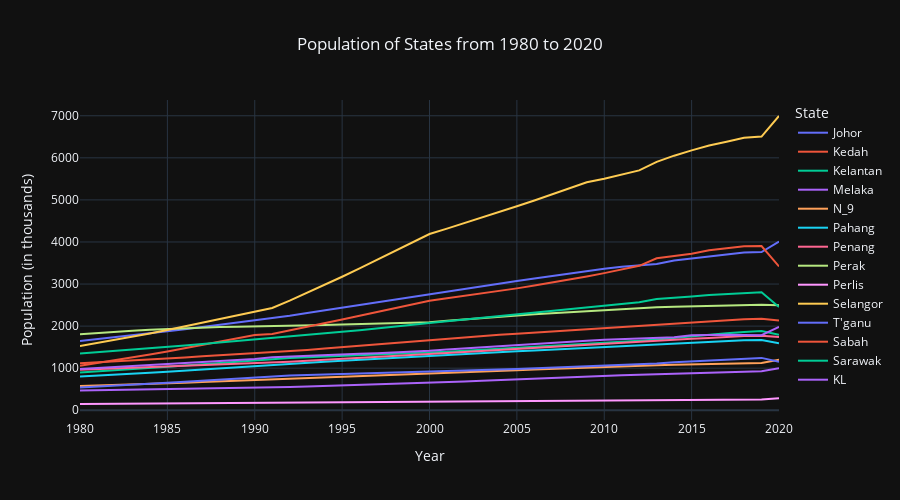

The notebook cell saved with this chart:
### Markdown cell above
# Visualize using Plotly

1) Bar chart
    - it's used to compare the population of different states for a specific year 

2) Scatter plot
    - It shows the relationship between the population and year for each state

3) Area chart
    - It shows how the population distribution changes over time, emphasizing the magnitude of the population in each state

4) Box plot
    - it's used to summarize the distribution of pop data for each state over the entire period
    - this can highlight the variability and any outliers

5) Heatmap
    - It's useful to visualize the population density across states over the years
    - It provides a quick overview of where the population is concentrated

6) Facet Plot
    - it allows you to create small multiples, whcih are useful for comparing trends across multiple states in a more detailed way

7) Animation
    - Animated line chart or scatter plit to show the change in population over time
    - the animation progresses through each year

### Code cell
# line chart

import plotly.express as px

fig = px.line(melted_state, x='Year', y='Population', color='State', title='Population of States from 1980 to 2020')
fig.update_layout(
    height=500,
    template='plotly_dark', 
    xaxis_title='Year', yaxis_title='Population (in thousands)',
    title=dict(
        x=0.5,  # Center the title
        xanchor='center',  # Anchor the title to the center
        )
    )

fig.write_html("../charts_html/state-pop-trend.html")

fig.show()

### Figure 1 — Plotly figure (JSON) as saved in the notebook; plotly's stock layout.template omitted (floating-point values rounded to 4 significant figures)
{"data": [{"hovertemplate": "State=Johor<br>Year=%{x}<br>Population=%{y}<extra></extra>", "legendgroup": "Johor", "line": {"color": "#636efa", "dash": "solid"}, "marker": {"symbol": "circle"}, "mode": "lines", "name": "Johor", "orientation": "v", "showlegend": true, "type": "scatter", "x": [1980, 1981, 1982, 1983, 1984, 1985, 1986, 1987, 1988, 1989, 1990, 1991, 1992, 1993, 1994, 1995, 1996, 1997, 1998, 1999, 2000, 2001, 2002, 2003, 2004, 2005, 2006, 2007, 2008, 2009, 2010, 2011, 2012, 2013, 2014, 2015, 2016, 2017, 2018, 2019, 2020], "xaxis": "x", "y": [1646.0, 1689.0, 1735.0, 1780.0, 1826.0, 1876.0, 1926.0, 1978.0, 2031, 2086.0, 2140.0, 2188.0, 2249.0, 2313.0, 2378.0, 2441.0, 2504.0, 2568.0, 2632.0, 2699.0, 2762.0, 2830.0, 2894.0, 2954, 3015.0, 3074.0, 3134.0, 3194.0, 3252.0, 3309.0, 3363.0, 3410.0, 3450.0, 3474.0, 3560.0, 3610.0, 3652.0, 3697, 3749.0, 3761.0, 4010.0], "yaxis": "y"}, {"hovertemplate": "State=Kedah<br>Year=%{x}<br>Population=%{y}<extra></extra>", "legendgroup": "Kedah", "line": {"color": "#EF553B", "dash": "solid"}, "marker": {"symbol": "circle"}, "mode": "lines", "name": "Kedah", "orientation": "v", "showlegend": true, "type": "scatter", "x": [1980, 1981, 1982, 1983, 1984, 1985, 1986, 1987, 1988, 1989, 1990, 1991, 1992, 1993, 1994, 1995, 1996, 1997, 1998, 1999, 2000, 2001, 2002, 2003, 2004, 2005, 2006, 2007, 2008, 2009, 2010, 2011, 2012, 2013, 2014, 2015, 2016, 2017, 2018, 2019, 2020], "xaxis": "x", "y": [1120.0, 1140.0, 1162.0, 1184.0, 1206.0, 1231.0, 1256.0, 1281.0, 1305.0, 1329.0, 1352.0, 1371.0, 1402.0, 1434.0, 1467.0, 1500.0, 1533.0, 1567.0, 1601.0, 1636.0, 1672.0, 1704.0, 1735.0, 1764.0, 1792.0, 1820.0, 1848.0, 1874.0, 1900.0, 1925.0, 1949.0, 1972.0, 2001.0, 2040.0, 2063.0, 2096.0, 2120.0, 2144.0, 2163, 2174.0, 2131.0], "yaxis": "y"}, {"hovertemplate": "State=Kelantan<br>Year=%{x}<br>Population=%{y}<extra></extra>", "legendgroup": "Kelantan", "line": {"color": "#00cc96", "dash": "solid"}, "marker": {"symbol": "circle"}, "mode": "lines", "name": "Kelantan", "orientation": "v", "showlegend": true, "type": "scatter", "x": [1980, 1981, 1982, 1983, 1984, 1985, 1986, 1987, 1988, 1989, 1990, 1991, 1992, 1993, 1994, 1995, 1996, 1997, 1998, 1999, 2000, 2001, 2002, 2003, 2004, 2005, 2006, 2007, 2008, 2009, 2010, 2011, 2012, 2013, 2014, 2015, 2016, 2017, 2018, 2019, 2020], "xaxis": "x", "y": [895.7, 920.5, 947.1, 974.6, 1003.0, 1033.0, 1063.0, 1093.0, 1124, 1154.0, 1187.0, 1227, 1244.0, 1259.0, 1274.0, 1288.0, 1301.0, 1314.0, 1329.0, 1345.0, 1361.0, 1390, 1417.0, 1440.0, 1464.0, 1486.0, 1508.0, 1529.0, 1550.0, 1570, 1590.0, 1619.0, 1651, 1684.0, 1723.0, 1761.0, 1797.0, 1829, 1860.0, 1884.0, 1792.0], "yaxis": "y"}, {"hovertemplate": "State=Melaka<br>Year=%{x}<br>Population=%{y}<extra></extra>", "legendgroup": "Melaka", "line": {"color": "#ab63fa", "dash": "solid"}, "marker": {"symbol": "circle"}, "mode": "lines", "name": "Melaka", "orientation": "v", "showlegend": true, "type": "scatter", "x": [1980, 1981, 1982, 1983, 1984, 1985, 1986, 1987, 1988, 1989, 1990, 1991, 1992, 1993, 1994, 1995, 1996, 1997, 1998, 1999, 2000, 2001, 2002, 2003, 2004, 2005, 2006, 2007, 2008, 2009, 2010, 2011, 2012, 2013, 2014, 2015, 2016, 2017, 2018, 2019, 2020], "xaxis": "x", "y": [466.9, 472.6, 478.7, 484.8, 491.2, 498.6, 505.6, 513.1, 520.5, 527.4, 534.2, 540.2, 551.8, 563.3, 574.9, 586.1, 597.3, 608.8, 620.5, 633.1, 646.6, 665.8, 684.1, 701.8, 719.8, 737.3, 755, 772.8, 790.5, 807.8, 823.6, 833.2, 843.2, 856.7, 871.7, 889, 901.1, 913.1, 922.4, 928.4, 998.4], "yaxis": "y"}, {"hovertemplate": "State=N_9<br>Year=%{x}<br>Population=%{y}<extra></extra>", "legendgroup": "N_9", "line": {"color": "#FFA15A", "dash": "solid"}, "marker": {"symbol": "circle"}, "mode": "lines", "name": "N_9", "orientation": "v", "showlegend": true, "type": "scatter", "x": [1980, 1981, 1982, 1983, 1984, 1985, 1986, 1987, 1988, 1989, 1990, 1991, 1992, 1993, 1994, 1995, 1996, 1997, 1998, 1999, 2000, 2001, 2002, 2003, 2004, 2005, 2006, 2007, 2008, 2009, 2010, 2011, 2012, 2013, 2014, 2015, 2016, 2017, 2018, 2019, 2020], "xaxis": "x", "y": [576.7, 587.2, 598.9, 611.3, 623.8, 638.4, 653.7, 668.9, 683.5, 698.2, 713.4, 726.2, 741.7, 757, 772.4, 787.5, 802.6, 818, 833.5, 849.5, 866.1, 883.7, 900.3, 916.8, 933.7, 950.3, 967, 983.5, 999.6, 1015.0, 1030.0, 1047.0, 1058.0, 1072.0, 1080.0, 1089.0, 1099.0, 1114, 1123.0, 1126.0, 1200], "yaxis": "y"}, {"hovertemplate": "State=Pahang<br>Year=%{x}<br>Population=%{y}<extra></extra>", "legendgroup": "Pahang", "line": {"color": "#19d3f3", "dash": "solid"}, "marker": {"symbol": "circle"}, "mode": "lines", "name": "Pahang", "orientation": "v", "showlegend": true, "type": "scatter", "x": [1980, 1981, 1982, 1983, 1984, 1985, 1986, 1987, 1988, 1989, 1990, 1991, 1992, 1993, 1994, 1995, 1996, 1997, 1998, 1999, 2000, 2001, 2002, 2003, 2004, 2005, 2006, 2007, 2008, 2009, 2010, 2011, 2012, 2013, 2014, 2015, 2016, 2017, 2018, 2019, 2020], "xaxis": "x", "y": [802.1, 820.6, 842.3, 864.8, 888.7, 915.2, 943.5, 971, 998.4, 1026.0, 1054.0, 1080.0, 1104.0, 1128, 1152.0, 1176.0, 1201.0, 1225.0, 1249.0, 1272.0, 1296.0, 1317.0, 1339.0, 1360, 1380.0, 1401.0, 1421.0, 1441.0, 1462.0, 1482.0, 1502.0, 1527.0, 1547.0, 1569.0, 1592.0, 1608.0, 1627.0, 1647, 1665.0, 1671.0, 1591.0], "yaxis": "y"}, {"hovertemplate": "State=Penang<br>Year=%{x}<br>Population=%{y}<extra></extra>", "legendgroup": "Penang", "line": {"color": "#FF6692", "dash": "solid"}, "marker": {"symbol": "circle"}, "mode": "lines", "name": "Penang", "orientation": "v", "showlegend": true, "type": "scatter", "x": [1980, 1981, 1982, 1983, 1984, 1985, 1986, 1987, 1988, 1989, 1990, 1991, 1992, 1993, 1994, 1995, 1996, 1997, 1998, 1999, 2000, 2001, 2002, 2003, 2004, 2005, 2006, 2007, 2008, 2009, 2010, 2011, 2012, 2013, 2014, 2015, 2016, 2017, 2018, 2019, 2020], "xaxis": "x", "y": [960.7, 975.4, 990.9, 1006.0, 1021.0, 1038.0, 1055.0, 1070.0, 1087.0, 1103.0, 1118.0, 1134.0, 1154, 1175.0, 1196.0, 1217.0, 1238.0, 1259, 1283.0, 1308.0, 1333.0, 1361, 1387.0, 1412.0, 1437.0, 1460.0, 1484.0, 1508.0, 1531.0, 1554.0, 1576.0, 1601, 1623.0, 1663.0, 1678.0, 1698.0, 1718.0, 1744.0, 1763.0, 1769.0, 1740.0], "yaxis": "y"}, {"hovertemplate": "State=Perak<br>Year=%{x}<br>Population=%{y}<extra></extra>", "legendgroup": "Perak", "line": {"color": "#B6E880", "dash": "solid"}, "marker": {"symbol": "circle"}, "mode": "lines", "name": "Perak", "orientation": "v", "showlegend": true, "type": "scatter", "x": [1980, 1981, 1982, 1983, 1984, 1985, 1986, 1987, 1988, 1989, 1990, 1991, 1992, 1993, 1994, 1995, 1996, 1997, 1998, 1999, 2000, 2001, 2002, 2003, 2004, 2005, 2006, 2007, 2008, 2009, 2010, 2011, 2012, 2013, 2014, 2015, 2016, 2017, 2018, 2019, 2020], "xaxis": "x", "y": [1807.0, 1838.0, 1867.0, 1891.0, 1912.0, 1932.0, 1951.0, 1968.0, 1980.0, 1988.0, 1993.0, 1995.0, 2007.0, 2018.0, 2028.0, 2038.0, 2047, 2055.0, 2066.0, 2077.0, 2092.0, 2129, 2162.0, 2192.0, 2222.0, 2251.0, 2279.0, 2306.0, 2332.0, 2356.0, 2379, 2403.0, 2427, 2447.0, 2459.0, 2467.0, 2482.0, 2493.0, 2504.0, 2509.0, 2496], "yaxis": "y"}, {"hovertemplate": "State=Perlis<br>Year=%{x}<br>Population=%{y}<extra></extra>", "legendgroup": "Perlis", "line": {"color": "#FF97FF", "dash": "solid"}, "marker": {"symbol": "circle"}, "mode": "lines", "name": "Perlis", "orientation": "v", "showlegend": true, "type": "scatter", "x": [1980, 1981, 1982, 1983, 1984, 1985, 1986, 1987, 1988, 1989, 1990, 1991, 1992, 1993, 1994, 1995, 1996, 1997, 1998, 1999, 2000, 2001, 2002, 2003, 2004, 2005, 2006, 2007, 2008, 2009, 2010, 2011, 2012, 2013, 2014, 2015, 2016, 2017, 2018, 2019, 2020], "xaxis": "x", "y": [148.7, 151.6, 154.9, 158.2, 161.7, 165.9, 170.2, 174.5, 178.8, 182.9, 187, 190.7, 192.7, 194.7, 196.7, 198.8, 200.4, 202.1, 203.8, 205.7, 207.6, 210.4, 213.2, 216, 218.8, 221.6, 224.4, 227.2, 230.1, 233, 235.8, 237.3, 239.4, 242.1, 245.1, 248.5, 251, 252, 253.5, 254, 284.9], "yaxis": "y"}, {"hovertemplate": "State=Selangor<br>Year=%{x}<br>Population=%{y}<extra></extra>", "legendgroup": "Selangor", "line": {"color": "#FECB52", "dash": "solid"}, "marker": {"symbol": "circle"}, "mode": "lines", "name": "Selangor", "orientation": "v", "showlegend": true, "type": "scatter", "x": [1980, 1981, 1982, 1983, 1984, 1985, 1986, 1987, 1988, 1989, 1990, 1991, 1992, 1993, 1994, 1995, 1996, 1997, 1998, 1999, 2000, 2001, 2002, 2003, 2004, 2005, 2006, 2007, 2008, 2009, 2010, 2011, 2012, 2013, 2014, 2015, 2016, 2017, 2018, 2019, 2020], "xaxis": "x", "y": [1524.0, 1595.0, 1668.0, 1744.0, 1822, 1906.0, 1993.0, 2080.0, 2167.0, 2255.0, 2345.0, 2431.0, 2606.0, 2789.0, 2978.0, 3173.0, 3371.0, 3572.0, 3778.0, 3982.0, 4189.0, 4318.0, 4446.0, 4577.0, 4713.0, 4850.0, 4986.0, 5127.0, 5268.0, 5418.0, 5502.0, 5600.0, 5702.0, 5905.0, 6051.0, 6178, 6292.0, 6381.0, 6475, 6506.0, 6994.0], "yaxis": "y"}, {"hovertemplate": "State=T'ganu<br>Year=%{x}<br>Population=%{y}<extra></extra>", "legendgroup": "T'ganu", "line": {"color": "#636efa", "dash": "solid"}, "marker": {"symbol": "circle"}, "mode": "lines", "name": "T'ganu", "orientation": "v", "showlegend": true, "type": "scatter", "x": [1980, 1981, 1982, 1983, 1984, 1985, 1986, 1987, 1988, 1989, 1990, 1991, 1992, 1993, 1994, 1995, 1996, 1997, 1998, 1999, 2000, 2001, 2002, 2003, 2004, 2005, 2006, 2007, 2008, 2009, 2010, 2011, 2012, 2013, 2014, 2015, 2016, 2017, 2018, 2019, 2020], "xaxis": "x", "y": [541.7, 560.8, 581.4, 602.9, 625.8, 651.6, 678.3, 704.3, 730.9, 757.3, 784.6, 810.7, 823.8, 836.5, 848.6, 860, 870.7, 880.4, 889.6, 896.6, 902.6, 920, 936.6, 951.4, 966.6, 981.4, 995.9, 1010.0, 1025.0, 1041.0, 1055.0, 1079, 1094.0, 1113.0, 1140.0, 1161, 1183.0, 1208, 1228.0, 1244.0, 1149.0], "yaxis": "y"}, {"hovertemplate": "State=Sabah<br>Year=%{x}<br>Population=%{y}<extra></extra>", "legendgroup": "Sabah", "line": {"color": "#EF553B", "dash": "solid"}, "marker": {"symbol": "circle"}, "mode": "lines", "name": "Sabah", "orientation": "v", "showlegend": true, "type": "scatter", "x": [1980, 1981, 1982, 1983, 1984, 1985, 1986, 1987, 1988, 1989, 1990, 1991, 1992, 1993, 1994, 1995, 1996, 1997, 1998, 1999, 2000, 2001, 2002, 2003, 2004, 2005, 2006, 2007, 2008, 2009, 2010, 2011, 2012, 2013, 2014, 2015, 2016, 2017, 2018, 2019, 2020], "xaxis": "x", "y": [1055.0, 1120.0, 1186.0, 1255.0, 1326.0, 1399.0, 1474.0, 1551.0, 1630.0, 1709.0, 1788.0, 1814.0, 1897.0, 1982.0, 2069.0, 2156.0, 2245, 2334.0, 2424.0, 2514.0, 2604.0, 2663.0, 2719.0, 2774, 2833.0, 2897, 2963.0, 3032.0, 3105.0, 3181.0, 3260, 3346.0, 3433.0, 3612.0, 3670.0, 3720.0, 3803.0, 3856.0, 3898.0, 3904.0, 3419.0], "yaxis": "y"}, {"hovertemplate": "State=Sarawak<br>Year=%{x}<br>Population=%{y}<extra></extra>", "legendgroup": "Sarawak", "line": {"color": "#00cc96", "dash": "solid"}, "marker": {"symbol": "circle"}, "mode": "lines", "name": "Sarawak", "orientation": "v", "showlegend": true, "type": "scatter", "x": [1980, 1981, 1982, 1983, 1984, 1985, 1986, 1987, 1988, 1989, 1990, 1991, 1992, 1993, 1994, 1995, 1996, 1997, 1998, 1999, 2000, 2001, 2002, 2003, 2004, 2005, 2006, 2007, 2008, 2009, 2010, 2011, 2012, 2013, 2014, 2015, 2016, 2017, 2018, 2019, 2020], "xaxis": "x", "y": [1351.0, 1380.0, 1410.0, 1441.0, 1471.0, 1504.0, 1540.0, 1576, 1615.0, 1652.0, 1688.0, 1724.0, 1758.0, 1795.0, 1832.0, 1868.0, 1904.0, 1942.0, 1982.0, 2024.0, 2072.0, 2116.0, 2158.0, 2199, 2240.0, 2282.0, 2325.0, 2366.0, 2408.0, 2451.0, 2487.0, 2528.0, 2570.0, 2642.0, 2664, 2702.0, 2739.0, 2766.0, 2792.0, 2806, 2454.0], "yaxis": "y"}, {"hovertemplate": "State=KL<br>Year=%{x}<br>Population=%{y}<extra></extra>", "legendgroup": "KL", "line": {"color": "#ab63fa", "dash": "solid"}, "marker": {"symbol": "circle"}, "mode": "lines", "name": "KL", "orientation": "v", "showlegend": true, "type": "scatter", "x": [1980, 1981, 1982, 1983, 1984, 1985, 1986, 1987, 1988, 1989, 1990, 1991, 1992, 1993, 1994, 1995, 1996, 1997, 1998, 1999, 2000, 2001, 2002, 2003, 2004, 2005, 2006, 2007, 2008, 2009, 2010, 2011, 2012, 2013, 2014, 2015, 2016, 2017, 2018, 2019, 2020], "xaxis": "x", "y": [982.9, 1006.0, 1028.0, 1051.0, 1072.0, 1096.0, 1120.0, 1145.0, 1170.0, 1194.0, 1218.0, 1262.0, 1282.0, 1299.0, 1314.0, 1329.0, 1342.0, 1356.0, 1373, 1394, 1416, 1446.0, 1474.0, 1500.0, 1526.0, 1552.0, 1578.0, 1603.0, 1629.0, 1653.0, 1675.0, 1693, 1702.0, 1723.0, 1737.0, 1780.0, 1790.0, 1793.0, 1790, 1782.0, 1982.0], "yaxis": "y"}], "layout": {"height": 500, "legend": {"title": {"text": "State"}, "tracegroupgap": 0}, "title": {"text": "Population of States from 1980 to 2020", "x": 0.5, "xanchor": "center"}, "xaxis": {"anchor": "y", "domain": [0, 1], "title": {"text": "Year"}}, "yaxis": {"anchor": "x", "domain": [0, 1], "title": {"text": "Population (in thousands)"}}}}
